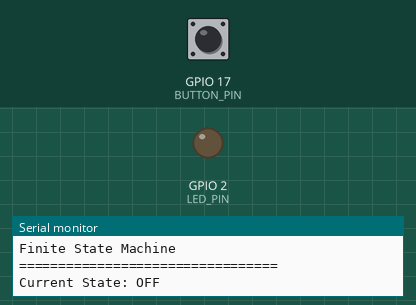
Recording of a sketch running on a simulated ESP32. Parts: output pins drawn as LEDs (lit = HIGH), the last lines printed to the serial monitor. Inputs (shaded band) come from the test bench; at power-on: GPIO 17 (BUTTON_PIN) HIGH.

Above: at 1.2 s.
1.3 s: GPIO 17 (BUTTON_PIN) pulled LOW for 0.15 s
At 2.3 s:
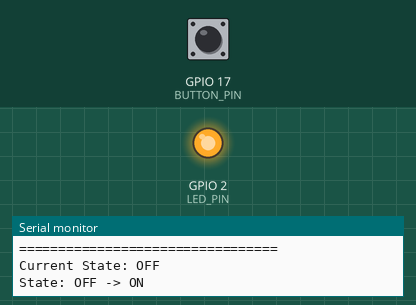
2.9 s: GPIO 17 (BUTTON_PIN) pulled LOW for 1 s
At 5.7 s:
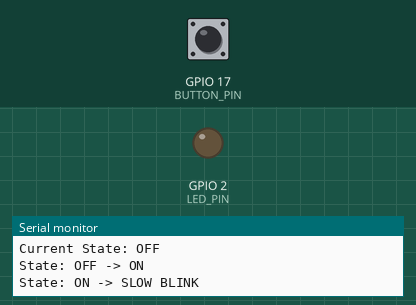
5.9 s: GPIO 17 (BUTTON_PIN) driven LOW
8.9 s: GPIO 17 (BUTTON_PIN) pulsed HIGH 5 times (0.12 s each, 0.3 s apart)
Timing chart, 0 to 11.9 s (numbered marks = the images above; inputs shaded):
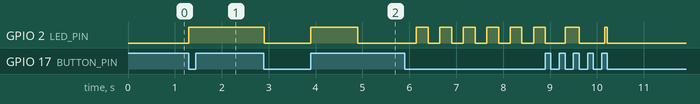

The sketch:

project1_L3.ino
```cpp
#define LED_PIN     2
#define BUTTON_PIN  17

// --------------------------------------------------
// State definitions
// --------------------------------------------------

enum LedState
{
    LED_OFF,
    LED_ON,
    LED_SLOW_BLINK,
    LED_FAST_BLINK
};

LedState currentState = LED_OFF;

// --------------------------------------------------
// Button interrupt
// --------------------------------------------------

volatile bool buttonPressed = false;

volatile unsigned long lastInterruptTime = 0;

const unsigned long debounceTime = 200;

// --------------------------------------------------
// LED timing
// --------------------------------------------------

unsigned long previousMillis = 0;

bool ledState = false;

// --------------------------------------------------
// Interrupt Service Routine
// --------------------------------------------------

void IRAM_ATTR buttonISR()
{
    unsigned long currentTime = millis();

    if (currentTime - lastInterruptTime > debounceTime)
    {
        buttonPressed = true;
        lastInterruptTime = currentTime;
    }
}

// --------------------------------------------------
// Setup
// --------------------------------------------------

void setup()
{
    Serial.begin(115200);

    pinMode(LED_PIN, OUTPUT);
    digitalWrite(LED_PIN, LOW);

    pinMode(BUTTON_PIN, INPUT_PULLUP);

    attachInterrupt(
        digitalPinToInterrupt(BUTTON_PIN),
        buttonISR,
        FALLING
    );

    Serial.println();
    Serial.println("=================================");
    Serial.println("ESP32 GPIO Level 3");
    Serial.println("Finite State Machine");
    Serial.println("=================================");

    Serial.println("Current State: OFF");
}

// --------------------------------------------------
// Handle button event
// --------------------------------------------------

void handleButtonPress()
{
    switch (currentState)
    {
        case LED_OFF:
            currentState = LED_ON;
            Serial.println("State: OFF -> ON");
            break;

        case LED_ON:
            currentState = LED_SLOW_BLINK;
            Serial.println("State: ON -> SLOW BLINK");
            break;

        case LED_SLOW_BLINK:
            currentState = LED_FAST_BLINK;
            Serial.println("State: SLOW BLINK -> FAST BLINK");
            break;

        case LED_FAST_BLINK:
            currentState = LED_OFF;
            Serial.println("State: FAST BLINK -> OFF");
            break;
    }

    // Reset LED timing whenever state changes
    previousMillis = millis();

    // Reset LED output state
    ledState = false;

    digitalWrite(LED_PIN, LOW);
}

// --------------------------------------------------
// Run LED state machine
// --------------------------------------------------

void updateLed()
{
    unsigned long currentMillis = millis();

    switch (currentState)
    {
        // -----------------------------
        // OFF
        // -----------------------------

        case LED_OFF:

            digitalWrite(LED_PIN, LOW);

            break;


        // -----------------------------
        // ON
        // -----------------------------

        case LED_ON:

            digitalWrite(LED_PIN, HIGH);

            break;


        // -----------------------------
        // SLOW BLINK
        // -----------------------------

        case LED_SLOW_BLINK:

            if (currentMillis - previousMillis >= 1000)
            {
                previousMillis = currentMillis;

                ledState = !ledState;

                digitalWrite(LED_PIN, ledState);
            }

            break;


        // -----------------------------
        // FAST BLINK
        // -----------------------------

        case LED_FAST_BLINK:

            if (currentMillis - previousMillis >= 250)
            {
                previousMillis = currentMillis;

                ledState = !ledState;

                digitalWrite(LED_PIN, ledState);
            }

            break;
    }
}

// --------------------------------------------------
// Main loop
// --------------------------------------------------

void loop()
{
    // Check for button event
    if (buttonPressed)
    {
        buttonPressed = false;

        handleButtonPress();
    }

    // Continuously execute current state
    updateLed();
}
```

Measured:
- after the input at 1.3 s, GPIO 2 (LED_PIN): LOW → HIGH at once
- after the input at 2.9 s, GPIO 2 (LED_PIN): HIGH → LOW at once, → HIGH 1.0 s later, → LOW 1.0 s later
